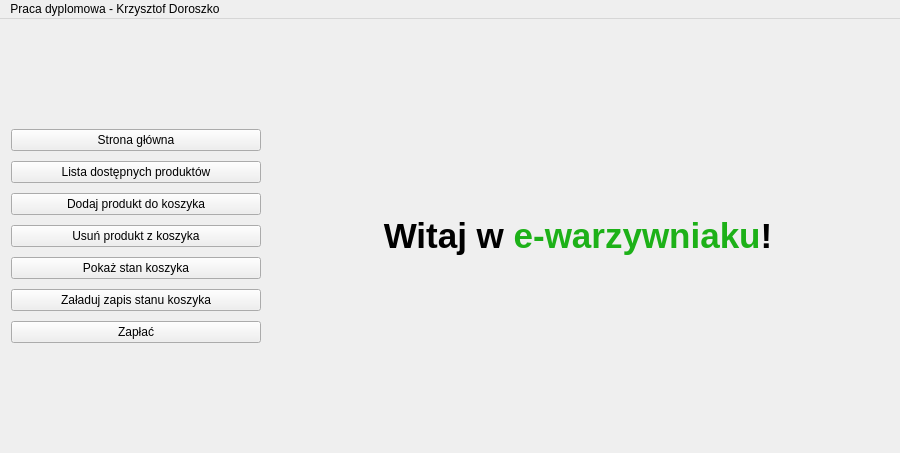
<?xml version="1.0" encoding="UTF-8"?>
<ui version="4.0">
 <class>MainWindow</class>
 <widget class="QMainWindow" name="MainWindow">
  <property name="geometry">
   <rect>
    <x>0</x>
    <y>0</y>
    <width>900</width>
    <height>453</height>
   </rect>
  </property>
  <property name="windowTitle">
   <string>MainWindow</string>
  </property>
  <widget class="QWidget" name="centralWidget">
   <layout class="QHBoxLayout" name="horizontalLayout">
    <item>
     <layout class="QVBoxLayout" name="verticalLayout">
      <property name="spacing">
       <number>10</number>
      </property>
      <item>
       <spacer name="verticalSpacer">
        <property name="orientation">
         <enum>Qt::Vertical</enum>
        </property>
        <property name="sizeHint" stdset="0">
         <size>
          <width>20</width>
          <height>40</height>
         </size>
        </property>
       </spacer>
      </item>
      <item>
       <widget class="QPushButton" name="pushButtonHome">
        <property name="minimumSize">
         <size>
          <width>250</width>
          <height>0</height>
         </size>
        </property>
        <property name="text">
         <string>Strona główna</string>
        </property>
       </widget>
      </item>
      <item>
       <widget class="QPushButton" name="pushButtonShowArticles">
        <property name="minimumSize">
         <size>
          <width>250</width>
          <height>0</height>
         </size>
        </property>
        <property name="text">
         <string>Lista dostępnych produktów</string>
        </property>
       </widget>
      </item>
      <item>
       <widget class="QPushButton" name="pushButtonAddProduct">
        <property name="minimumSize">
         <size>
          <width>250</width>
          <height>0</height>
         </size>
        </property>
        <property name="text">
         <string>Dodaj produkt do koszyka</string>
        </property>
       </widget>
      </item>
      <item>
       <widget class="QPushButton" name="pushButtonRemoveProduct">
        <property name="minimumSize">
         <size>
          <width>250</width>
          <height>0</height>
         </size>
        </property>
        <property name="text">
         <string>Usuń produkt z koszyka</string>
        </property>
       </widget>
      </item>
      <item>
       <widget class="QPushButton" name="pushButtonShowCart">
        <property name="minimumSize">
         <size>
          <width>250</width>
          <height>0</height>
         </size>
        </property>
        <property name="text">
         <string>Pokaż stan koszyka</string>
        </property>
       </widget>
      </item>
      <item>
       <widget class="QPushButton" name="pushButtonLoadCart">
        <property name="minimumSize">
         <size>
          <width>250</width>
          <height>0</height>
         </size>
        </property>
        <property name="text">
         <string>Załaduj zapis stanu koszyka</string>
        </property>
       </widget>
      </item>
      <item>
       <widget class="QPushButton" name="pushButtonPay">
        <property name="minimumSize">
         <size>
          <width>250</width>
          <height>0</height>
         </size>
        </property>
        <property name="text">
         <string>Zapłać</string>
        </property>
       </widget>
      </item>
      <item>
       <spacer name="verticalSpacer_2">
        <property name="orientation">
         <enum>Qt::Vertical</enum>
        </property>
        <property name="sizeHint" stdset="0">
         <size>
          <width>20</width>
          <height>40</height>
         </size>
        </property>
       </spacer>
      </item>
     </layout>
    </item>
    <item>
     <widget class="QStackedWidget" name="stackedWidget">
      <property name="sizePolicy">
       <sizepolicy hsizetype="Minimum" vsizetype="Minimum">
        <horstretch>0</horstretch>
        <verstretch>0</verstretch>
       </sizepolicy>
      </property>
      <property name="minimumSize">
       <size>
        <width>600</width>
        <height>410</height>
       </size>
      </property>
      <property name="currentIndex">
       <number>0</number>
      </property>
      <widget class="QWidget" name="pageHome">
       <layout class="QVBoxLayout" name="verticalLayout_2">
        <item>
         <spacer name="verticalSpacer_3">
          <property name="orientation">
           <enum>Qt::Vertical</enum>
          </property>
          <property name="sizeHint" stdset="0">
           <size>
            <width>20</width>
            <height>167</height>
           </size>
          </property>
         </spacer>
        </item>
        <item>
         <widget class="QLabel" name="label">
          <property name="text">
           <string>&lt;html&gt;&lt;head/&gt;&lt;body&gt;&lt;p align=&quot;center&quot;&gt;&lt;span style=&quot; font-size:26pt; font-weight:600;&quot;&gt;Witaj w &lt;/span&gt;&lt;span style=&quot; font-size:26pt; font-weight:600; color:#1db118;&quot;&gt;e-warzywniaku&lt;/span&gt;&lt;span style=&quot; font-size:26pt; font-weight:600;&quot;&gt;!&lt;/span&gt;&lt;/p&gt;&lt;/body&gt;&lt;/html&gt;</string>
          </property>
         </widget>
        </item>
        <item>
         <spacer name="verticalSpacer_4">
          <property name="orientation">
           <enum>Qt::Vertical</enum>
          </property>
          <property name="sizeHint" stdset="0">
           <size>
            <width>20</width>
            <height>167</height>
           </size>
          </property>
         </spacer>
        </item>
       </layout>
      </widget>
      <widget class="QWidget" name="pageShowArticles"/>
      <widget class="QWidget" name="pageAddProduct"/>
      <widget class="QWidget" name="pageRemoveProduct"/>
      <widget class="QWidget" name="pageShowCart"/>
      <widget class="QWidget" name="pageLoadCart"/>
      <widget class="QWidget" name="pagePay"/>
     </widget>
    </item>
   </layout>
  </widget>
  <widget class="QMenuBar" name="menuBar">
   <property name="geometry">
    <rect>
     <x>0</x>
     <y>0</y>
     <width>900</width>
     <height>25</height>
    </rect>
   </property>
   <widget class="QMenu" name="menuPraca_dyplomowa_Krzysztof_Doroszko">
    <property name="title">
     <string>Praca dyplomowa - Krzysztof Doroszko</string>
    </property>
   </widget>
   <addaction name="menuPraca_dyplomowa_Krzysztof_Doroszko"/>
  </widget>
 </widget>
 <layoutdefault spacing="6" margin="11"/>
 <resources/>
 <connections/>
</ui>
